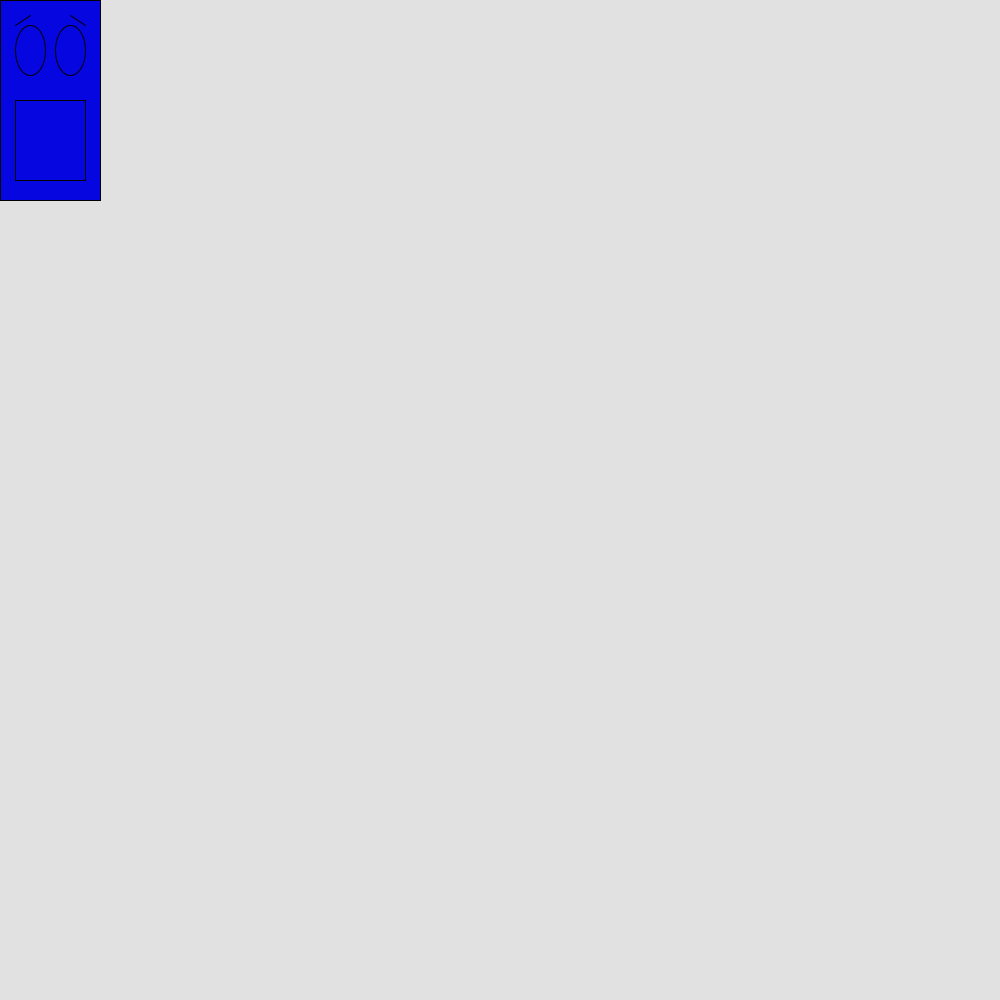
Frame 1 (no input)
Frame 60 (the mouse pressed at the canvas centre just before this capture): identical to frame 1, image omitted
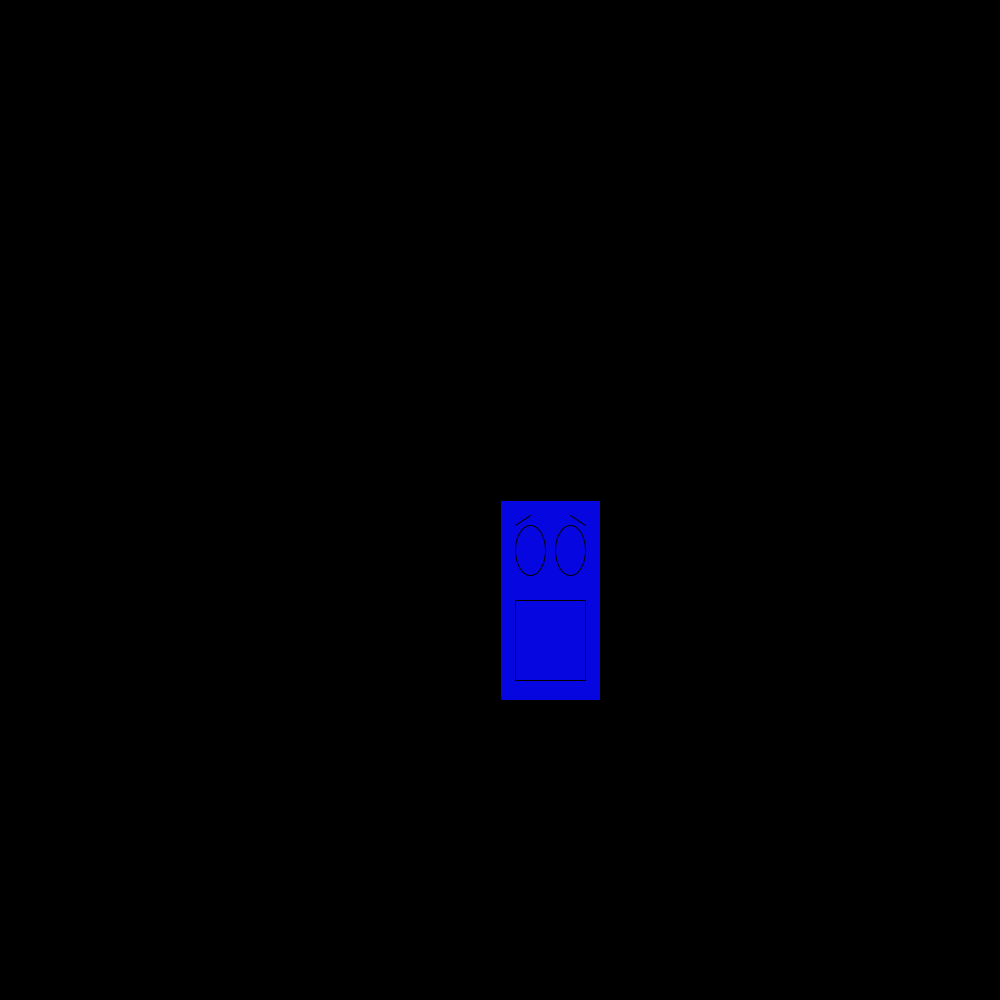
Frame 120 (the mouse held since frame 60 and released just before this capture)

The Processing sketch that drew these frames (run headless with seeded random() and noise(); from frame 60 on, the mouse is pressed at the canvas centre):

// Processing sketch: processing_105630
// ── processing_105630.pde

//Lathem Wojno
//ChasingCreatures: Mad creatures chasing scared creature
//8/5/2013

float x;
float y;
float easing = 0.05;
float diameter = 12;

void setup() {
  size(1000, 1000);
  smooth();
}

//Draw Creatures
void draw() {
  if (mousePressed) {
    background(0);
    myScaredCreature();
  } else {
    background(225);
    myMadCreature();
    myScaredCreature();
  }
}

void myMadCreature() {

  float targetX = mouseX;
  x += (targetX - x) * easing;
  float targetY = mouseY;
  y += (targetY - y) * easing;

  //Draw Mad Creature
  
    //body
      fill(225, 6, 6);
  rect(x, y, 100, 200);

  
  //eyes
  ellipse(x+30, y+50, 30, 50);
  ellipse(x+70, y+50, 30, 50);

  //mouth
  rect(x+15, y+150, 70, 30);

  //eyebrows
  line(x+35, y+15, x+45, y+25);
  line(x+65, y+15, x+55, y+25);
  
}

void myScaredCreature() {

  //DrawScaredCreature

  //body
    fill(6, 6, 225);
  rect(mouseX, mouseY, 100, 200);

  
  //eyes
  ellipse(mouseX+30, mouseY+50, 30, 50);
  ellipse(mouseX+70, mouseY+50, 30, 50);

  //mouth
  rect(mouseX+15, mouseY+100, 70, 80);

  //eyebrows
  line(mouseX+30, mouseY+15, mouseX+15, mouseY+25);
  line(mouseX+70, mouseY+15, mouseX+85, mouseY+25);

}
